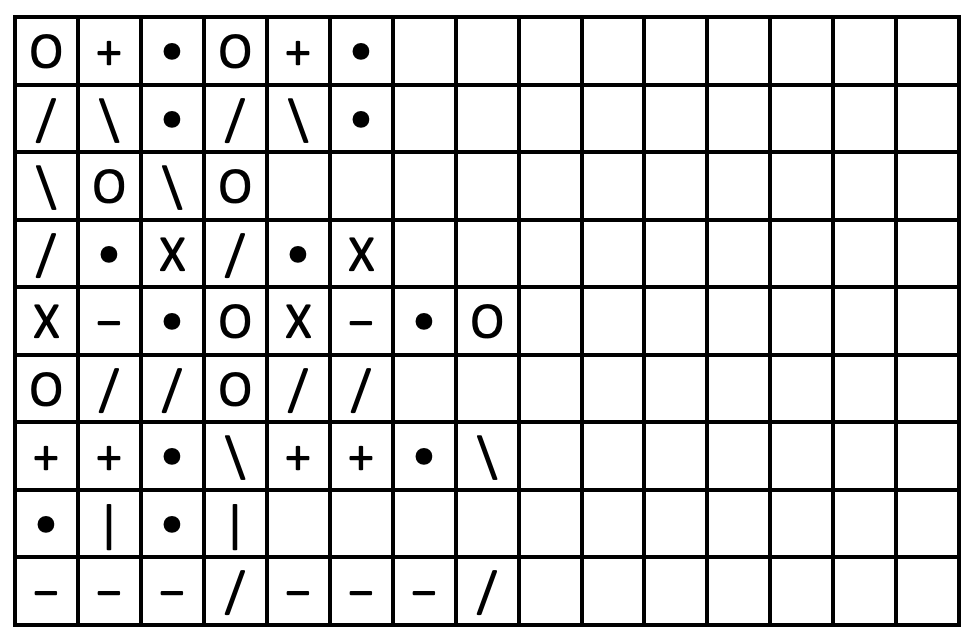
//> input picture hw2_files/p10_search.png, 978 x 640 px
$ ./p10_code   (built with g++ and OpenCV 4)
//> lines starting //> are read from the running program, lines starting //| are printed output that depends on the picture; after the words box and inside, x2 and y2 are one past the last pixel; in counts of white or black regions, pixels touching at a corner belong together
### hw2_files/find_comp_origin.h
// find_comp_origin.h

#include <opencv2/opencv.hpp>

#ifndef FIND_COMP_ORIGIN_H
#define FIND_COMP_ORIGIN_H

cv::Point find_comp_origin(cv::Mat image);

#endif

### hw2_files/label_components.h
// label_components.h

#include <opencv2/opencv.hpp>

#ifndef LABEL_COMPONENTS_H
#define LABEL_COMPONENTS_H

cv::Mat label_components(cv::Mat image);

#endif

### hw2_files/label_components.cpp
// label_components.cpp

#include <opencv2/opencv.hpp>

class Node {
	public:
		ushort id;
		Node* prev;
		Node* nextRow;
		Node* nextCol;

		Node(ushort i_id, Node* i_prev) {
			id = i_id;
			prev = i_prev;
			nextRow = NULL;
			nextCol = NULL;
		}
};


ushort findMinEquiv(ushort oldID, Node* equivTableHead) {
	Node* rowNode = equivTableHead->nextRow;
	while (rowNode != NULL) {
		Node* colNode = rowNode->nextCol;
		while (colNode != NULL) {
			if (oldID == colNode->id) {
				return rowNode->id;
			}
			colNode = colNode->nextCol;
		}
		rowNode = rowNode->nextRow;
	}
	std::cout << "ERROR: Did not find " << oldID << " in the equivTable!" << std::endl;
	return -1;
}

cv::Mat label_components(cv::Mat image) {
	int rows = image.rows;
	int cols = image.cols;


	cv::Mat compMat = cv::Mat::zeros(rows+1, cols+1, CV_16UC1);
	ushort nextCompID = 1;
	Node* equivTableHead = new Node(0, NULL);
	Node* equivTableTail = equivTableHead;
	for (int row = 0; row < rows; row++)
	{
		for (int col = 0; col < cols; col++)
		{
			if (image.at<uint8_t>(row, col)) {
				if (compMat.at<ushort>(row, col+1)) {
					compMat.at<ushort>(row+1, col+1) = compMat.at<ushort>(row, col+1);
					ushort aboveID = compMat.at<ushort>(row, col+1);
					ushort leftID = compMat.at<ushort>(row+1, col);
					if (leftID && aboveID != leftID) {
						// Equivalent
						Node* aboveNode = NULL;
						Node* aboveNodeRow = NULL;
						Node* leftNode = NULL;
						Node* leftNodeRow = NULL;
						Node* rowNode = equivTableHead->nextRow;
						while (rowNode != NULL) {
							Node* colNode = rowNode;
							while (colNode != NULL) {
								if (colNode->id == aboveID || colNode->id == leftID) {
									if (colNode->id == aboveID) {
										aboveNode = colNode;
										aboveNodeRow = rowNode;
									}
									else {
										leftNode = colNode;
										leftNodeRow = rowNode;
									}
									if (aboveNode != NULL && leftNode != NULL) {
										if (aboveNodeRow != leftNodeRow) {
											Node* smallerRow;
											Node* largerRow;
											if (aboveNodeRow->id <= leftNodeRow->id) {
												smallerRow = aboveNodeRow;
												largerRow = leftNodeRow;
											}
											else {
												smallerRow = aboveNodeRow;
												largerRow = leftNodeRow;
											}

											// Remove larger row from row list
											largerRow->prev->nextRow = largerRow->nextRow;
											if (largerRow != equivTableTail) {
												largerRow->nextRow->prev = largerRow->prev;
											}
											else {
												equivTableTail = largerRow->prev;
											}

											// Place larger row at end of smaller row
											Node* endOfSmallerRow = smallerRow;
											while (endOfSmallerRow->nextCol != NULL) {
												endOfSmallerRow = endOfSmallerRow->nextCol;
											}
											endOfSmallerRow->nextCol = largerRow;
											largerRow->prev = endOfSmallerRow;
											largerRow->nextRow = NULL;
										}
										// else they're already equivalent
										goto resolvedEquivs;
									}
								}
								colNode = colNode->nextCol;
							}
							rowNode = rowNode->nextRow;
						}
					}
				}
				else if (compMat.at<ushort>(row+1, col)) {
					compMat.at<ushort>(row+1, col+1) = compMat.at<ushort>(row+1, col);
				}
				else
				{
					compMat.at<ushort>(row+1, col+1) = nextCompID;
					Node* nextNodeID = new Node(nextCompID, equivTableTail);
					equivTableTail->nextRow = nextNodeID;
					equivTableTail = nextNodeID;
					++nextCompID;
				}
			}
			resolvedEquivs: true;
		}
	}
	cv::Mat retMat;
	compMat(cv::Range(1, compMat.rows), cv::Range(1, compMat.cols)).copyTo(retMat);

	nextCompID = 1;
	Node* rowNode = equivTableHead->nextRow;
	while (rowNode != NULL) {
		Node* newRowHead = new Node(nextCompID, rowNode->prev);
		newRowHead->prev->nextRow = newRowHead;
		rowNode->prev = newRowHead;
		newRowHead->nextCol = rowNode;
		newRowHead->nextRow = rowNode->nextRow;
		rowNode->nextRow = NULL;
		if (newRowHead->nextRow != NULL) {
			newRowHead->nextRow->prev = newRowHead;
		}
		++nextCompID;
		rowNode = newRowHead->nextRow;
	}

	// Really should optimize this but it should be good enough
	// For every image component, search through equivTable and assign equivalent ID
	for (int row = 0; row < rows; row++)
	{
		for (int col = 0; col < cols; col++)
		{
			ushort oldID = retMat.at<ushort>(row, col);
			if (oldID > 0) {
				retMat.at<ushort>(row, col) = findMinEquiv(oldID, equivTableHead);
			}
		}
	}

	return retMat;
}

### hw2_files/p10_code.cpp
//insert your code in Part_10/p10_code.cpp
//edit the file extension and web template to match your programing language

#include <iostream>
#include <opencv2/opencv.hpp>
#include "label_components.h"
#include "find_comp_origin.h"

int main(int argc, char** argv) {

	cv::Mat img_gry, img_bw;
	img_gry = cv::imread("../p10_search.png", 0); // flag = 0 => CV_LOAD_IMAGE_GRAYSCALE
//> img_gry is the input picture: 640 rows x 978 cols, CV_8UC1; min 0, max 255, mean 219.1

	if (img_gry.empty()) {
		std::cout << "Input 1 is not a valid image file" << std::endl;
		return -1;
	}
	cv::threshold(img_gry,  img_bw,  0.5, 255, cv::THRESH_BINARY_INV);
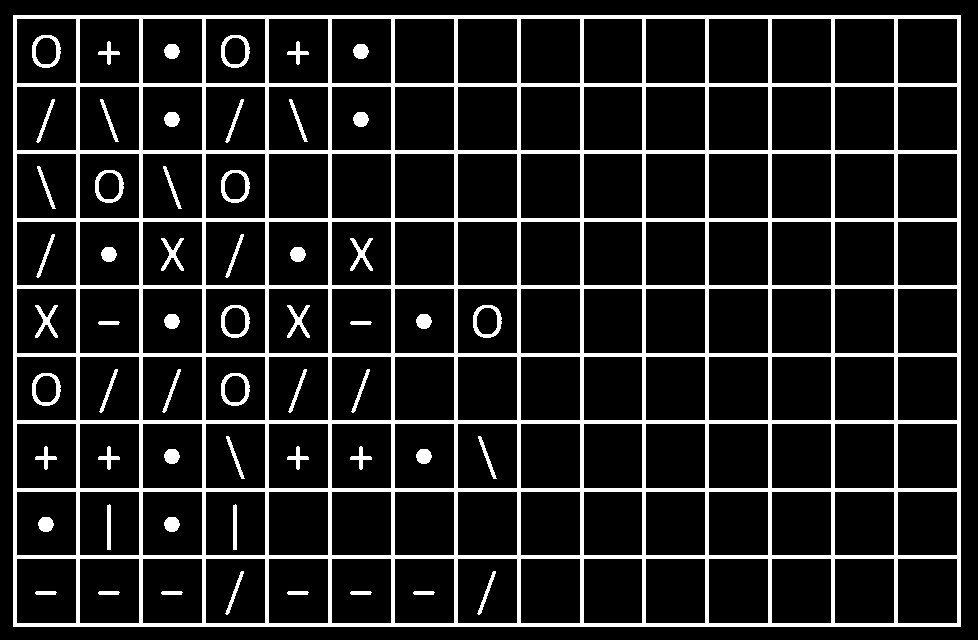
//> img_bw: 640 rows x 978 cols, CV_8UC1; 13.6% white; 57 white regions, largest, box (x1, y1, x2, y2) and area: (13, 15, 961, 627) 74528, (32, 35, 61, 68) 353, (221, 35, 250, 68) 353

	cv::Mat compMat = label_components(img_bw);
//> the loop in label_components, `for (int row = 0; row < rows; row++)` made 640 passes
//> nextCompID on passes 1 to 3: 1, 1, 1
//> after the loop in label_components, `for (int row = 0; row < rows; row++)`: nextCompID = 450
//> the loop in label_components, `while (rowNode != NULL)` made 57 passes
//> after the loop in label_components, `while (rowNode != NULL)`: nextCompID = 58
//> after the loop in label_components, `for (int row = 0; row < rows; row++)`:
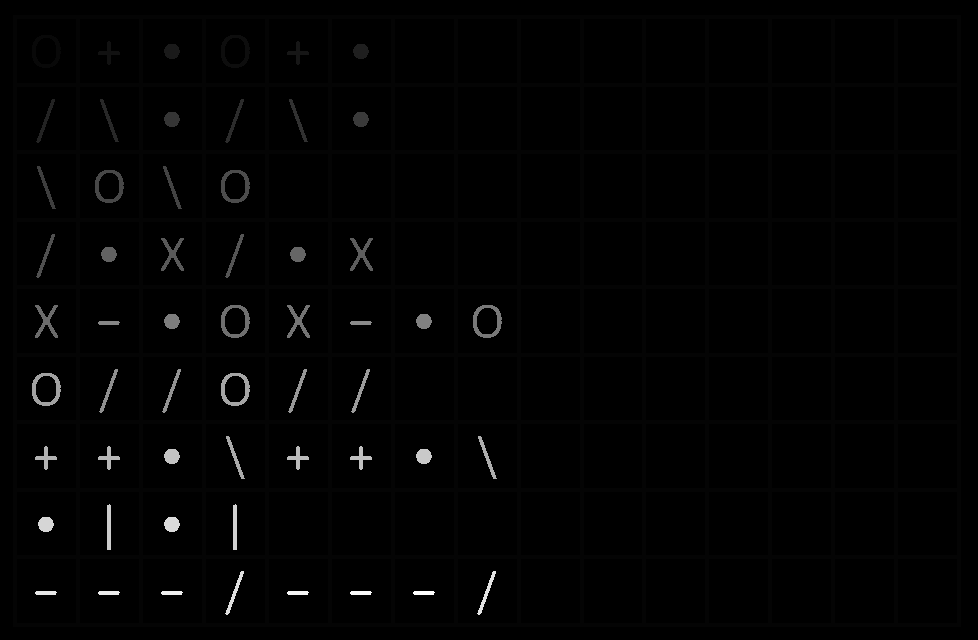
//> retMat: 640 rows x 978 cols, CV_16UC1; min 0, max 57, mean 0.6; drawn with min black and max white

	const uint8_t lineLen = 69;
	cv::Mat lineSE, img_horLines, img_vertLines, grid;
	// Locate y of rows
	lineSE = 255 * cv::Mat::ones(1, lineLen, CV_8UC1);
	cv::morphologyEx(img_bw, img_horLines, cv::MORPH_OPEN, lineSE);
//> img_horLines: 640 rows x 978 cols, CV_8UC1; 6.1% white; 10 white regions, largest, box (x1, y1, x2, y2) and area: (13, 15, 961, 19) 3792, (13, 83, 961, 87) 3792, (13, 150, 961, 154) 3792
	cv::Mat horCompMat = label_components(img_horLines);
//> the loop in label_components (call 2), `for (int row = 0; row < rows; row++)` made 640 passes
//> after the loop in label_components (call 2), `for (int row = 0; row < rows; row++)`:
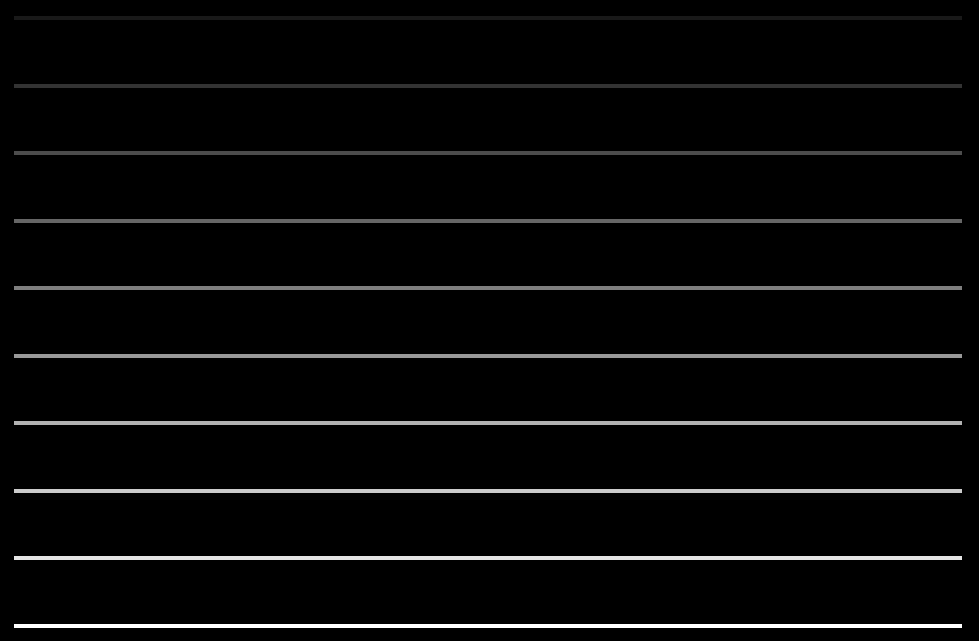
//> compMat: 641 rows x 979 cols, CV_16UC1; min 0, max 10, mean 0.332; drawn with min black and max white
//> after the loop in label_components (call 2), `for (int row = 0; row < rows; row++)`: nextCompID = 11
//> the loop in label_components (call 2), `while (rowNode != NULL)` made 10 passes
	double _min, max;
	cv::Point minPoint, maxPoint;
	cv::minMaxLoc(horCompMat, &_min, &max, &minPoint, &maxPoint);
//> max = 10; minPoint = Point(0, 0); maxPoint = Point(13, 623)
	ushort numRows = (ushort)max - 1;
//> numRows = 9
	int horLineWidth = 0;
	float horLineOrigins[numRows+1];
	int start = 0;
	int lineInd = 0;
	int row = 0;
	for (row = 0; row < horCompMat.rows; ++row) {
		if (horCompMat.at<ushort>(row, maxPoint.x) > 0) {
			if (!start) {
				start = row;
			}
		}
		else if (start > 0) {
			horLineWidth = start - row;
			horLineOrigins[lineInd] = (start + row-1) / 2.0f; //substract 1 because this row is after the actual line's row
			++lineInd;
			start = 0;
		}
	}
//> after the loop, start = 0; horLineWidth = -4; lineInd = 10
	if (start > 0) {
		horLineOrigins[lineInd] = (start + row-1) / 2.0f;
		start = 0;
	}

	// Locate x of cols
	lineSE = 255 * cv::Mat::ones(lineLen, 1, CV_8UC1);
	cv::morphologyEx(img_bw, img_vertLines, cv::MORPH_OPEN, lineSE);
//> img_vertLines: 640 rows x 978 cols, CV_8UC1; 6.3% white; 16 white regions, largest, box (x1, y1, x2, y2) and area: (13, 15, 17, 627) 2448, (76, 15, 80, 627) 2448, (139, 15, 143, 627) 2448
	cv::Mat vertCompMat = label_components(img_vertLines);
//> the loop in label_components (call 3), `for (int row = 0; row < rows; row++)` made 640 passes
//> after the loop in label_components (call 3), `for (int row = 0; row < rows; row++)`:
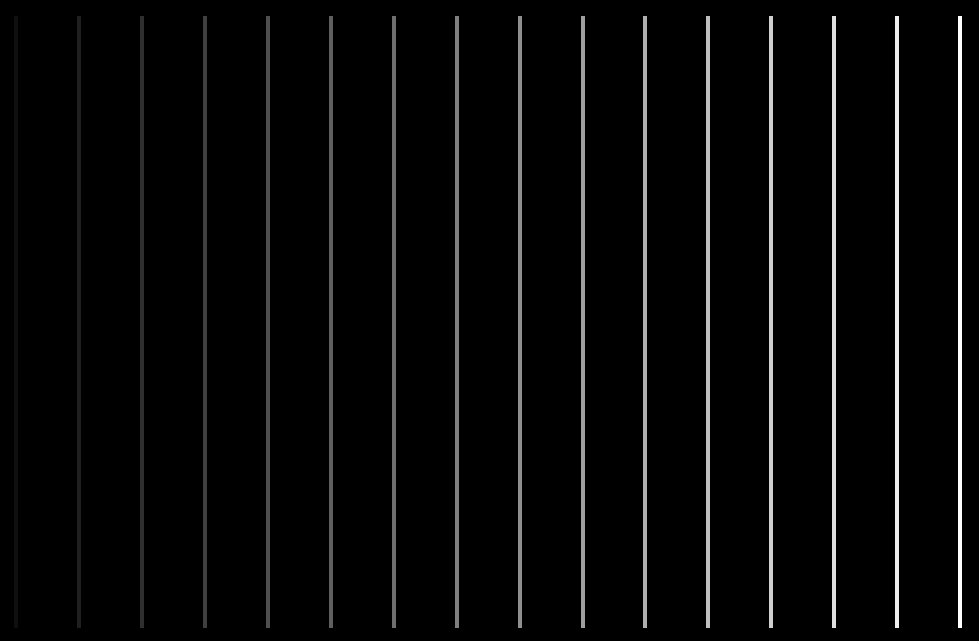
//> compMat: 641 rows x 979 cols, CV_16UC1; min 0, max 16, mean 0.531; drawn with min black and max white
//> after the loop in label_components (call 3), `for (int row = 0; row < rows; row++)`: nextCompID = 17
//> the loop in label_components (call 3), `while (rowNode != NULL)` made 16 passes
	cv::minMaxLoc(vertCompMat, &_min, &max, &minPoint, &maxPoint);
//> max = 16; maxPoint = Point(957, 15)
	ushort numCols = (ushort)max - 1;
//> numCols = 15
	int vertLineWidth = 0;
	float vertLineOrigins[numCols+1];
	start = 0;
	lineInd = 0;
	int col = 0;
	for (col = 0; col < vertCompMat.cols; ++col) {
		if (vertCompMat.at<ushort>(maxPoint.y, col) > 0) {
			if (!start) {
				start = col;
			}
		}
		else if (start > 0) {
			vertLineWidth = start - col;
			vertLineOrigins[lineInd] = (start + col-1) / 2.0f;
			++lineInd;
			start = 0;
		}
	}
//> after the loop, start = 0; vertLineWidth = -4; lineInd = 16
	if (start > 0) {
		vertLineOrigins[lineInd] = (start + col-1) / 2.0f;
		start = 0;
	}

	// Remove grid
	cv::bitwise_not(img_horLines | img_vertLines, grid);
//> grid: 640 rows x 978 cols, CV_8UC1; 88.1% white; 1 black region, box (x1, y1, x2, y2) and area: (13, 15, 961, 627) 74528
	cv::bitwise_not(img_bw, img_bw);
	cv::bitwise_not(grid - img_bw, img_bw);
//> img_bw: 640 rows x 978 cols, CV_8UC1; 98.3% white; 56 black regions, largest, box (x1, y1, x2, y2) and area: (32, 35, 61, 68) 353, (221, 35, 250, 68) 353, (95, 170, 124, 203) 353
	cv::bitwise_not(img_bw, img_bw);

	// Find all filled squares
	ushort numFilledSquaresPerRow[numRows];
	for (row = 0; row < numRows; row++) {
		numFilledSquaresPerRow[row] = 0;
		cv::Range rowRange = cv::Range(horLineOrigins[row], horLineOrigins[row+1]);
		for (col = 0; col < numCols; col++) {
			cv::Range colRange = cv::Range(vertLineOrigins[col], vertLineOrigins[col+1]);
			cv::Mat img_bw_subsquare;
			img_bw(rowRange, colRange).copyTo(img_bw_subsquare);
			cv::minMaxLoc(img_bw_subsquare, &_min, &max);
			if (max > 0) {
				++numFilledSquaresPerRow[row];
			}
		}
	}
//> this loop made 9 passes

	for (row = 0; row < numRows; row++) {
		// Copy pattern
		ushort patLen = numFilledSquaresPerRow[row];
		cv::Range rowRange = cv::Range(horLineOrigins[row], horLineOrigins[row+1]);
		cv::Range colRange = cv::Range(vertLineOrigins[0], vertLineOrigins[patLen]);
		cv::Mat copiedPattern;
		img_bw(rowRange, colRange).copyTo(copiedPattern);
		for (int colStart = patLen; colStart < numCols; colStart += patLen) {
			if (colStart + patLen > numCols)
				{
				// Crop the pattern to fit in the grid
				colRange = cv::Range(vertLineOrigins[0], vertLineOrigins[numCols - colStart]);
				img_bw(rowRange, colRange).copyTo(copiedPattern);
			}
			// Paste pattern
			for (int rowCopy = 0; rowCopy < copiedPattern.rows; rowCopy++) {
				for (int colCopy = 0; colCopy < copiedPattern.cols; colCopy++) {
					img_bw.at<uint8_t>(
						horLineOrigins[row]+rowCopy,
						vertLineOrigins[colStart]+colCopy
					) = copiedPattern.at<uint8_t>(rowCopy, colCopy);
				}
			}
		}
	}
//> this loop made 9 passes
//> pass 1, `img_bw(rowRange, colRange).copyTo(copiedPattern);`:
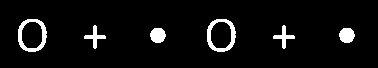
//> copiedPattern: 68 rows x 378 cols, CV_8UC1; 5.5% white; 6 white regions, box (x1, y1, x2, y2) and area: (18, 19, 47, 52) 353, (207, 19, 236, 52) 353, (150, 28, 166, 43) 190, (339, 28, 355, 43) 190, (84, 25, 106, 49) 162, (273, 25, 295, 49) 162
//> after the loop:
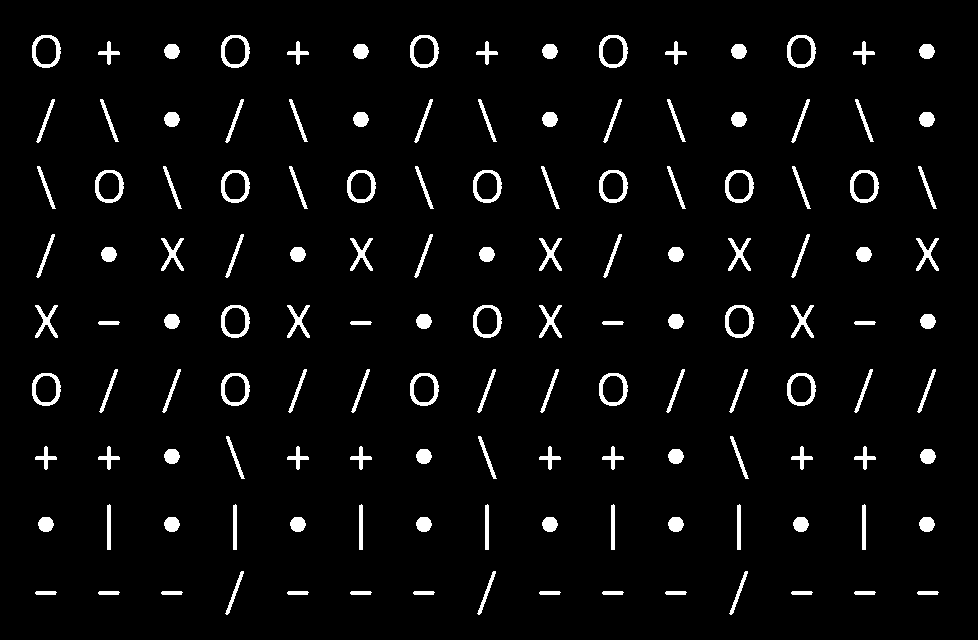
//> img_bw: 640 rows x 978 cols, CV_8UC1; 4.2% white; 135 white regions, largest, box (x1, y1, x2, y2) and area: (32, 35, 61, 68) 353, (221, 35, 250, 68) 353, (410, 35, 439, 68) 353

	// Add the grid back in
	cv::bitwise_not(grid, grid);
	img_bw = img_bw | grid;
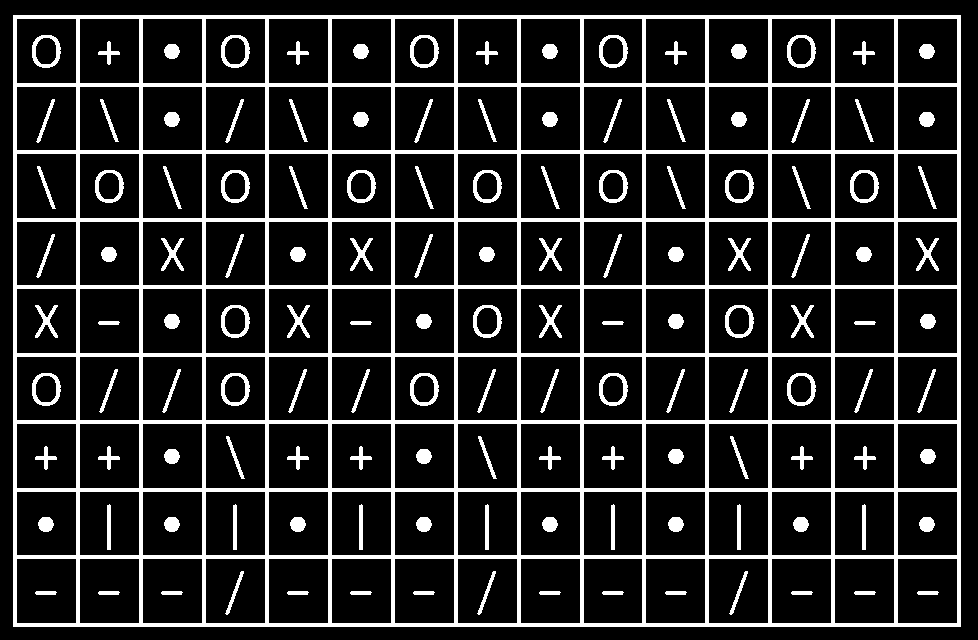
//> img_bw: 640 rows x 978 cols, CV_8UC1; 16.2% white; 136 white regions, largest, box (x1, y1, x2, y2) and area: (13, 15, 961, 627) 74528, (32, 35, 61, 68) 353, (221, 35, 250, 68) 353
	cv::bitwise_not(img_bw, img_bw);

	cv::imwrite("p10_image.png", img_bw);

	return 0;
}
